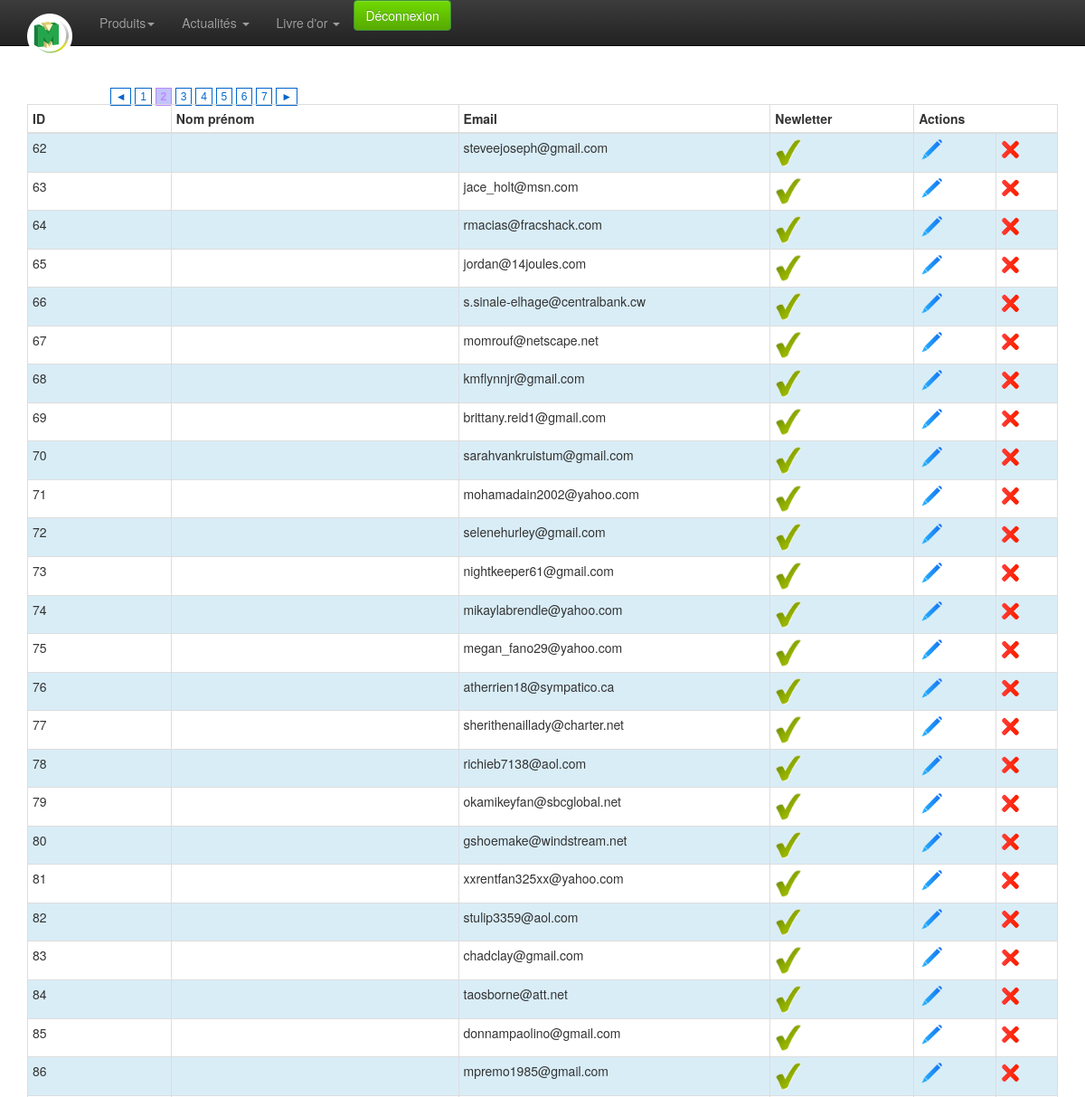
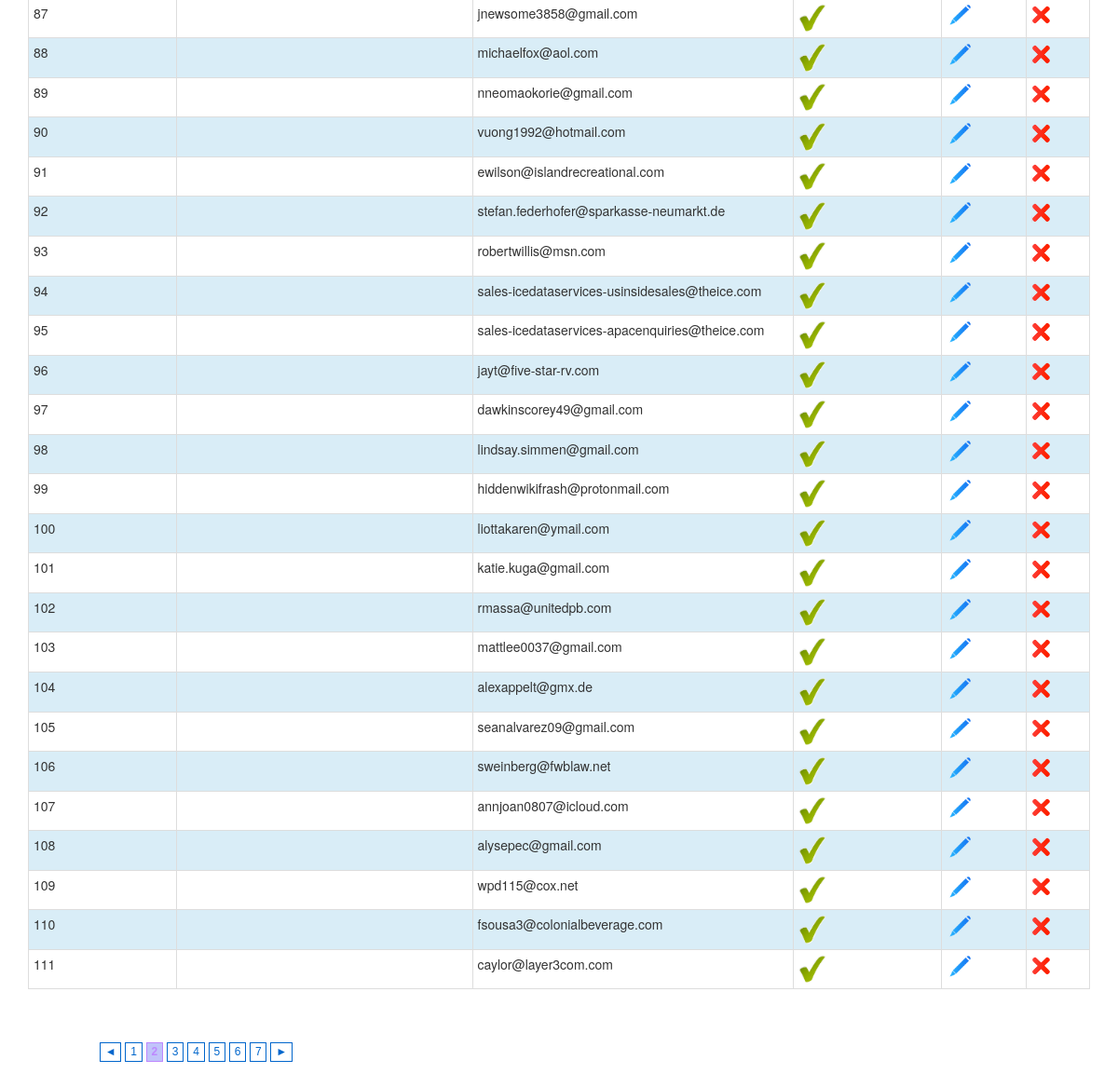
The app's page /admin/contact-list.php?p=2 (signed in), older data (2 pictures, top to bottom).
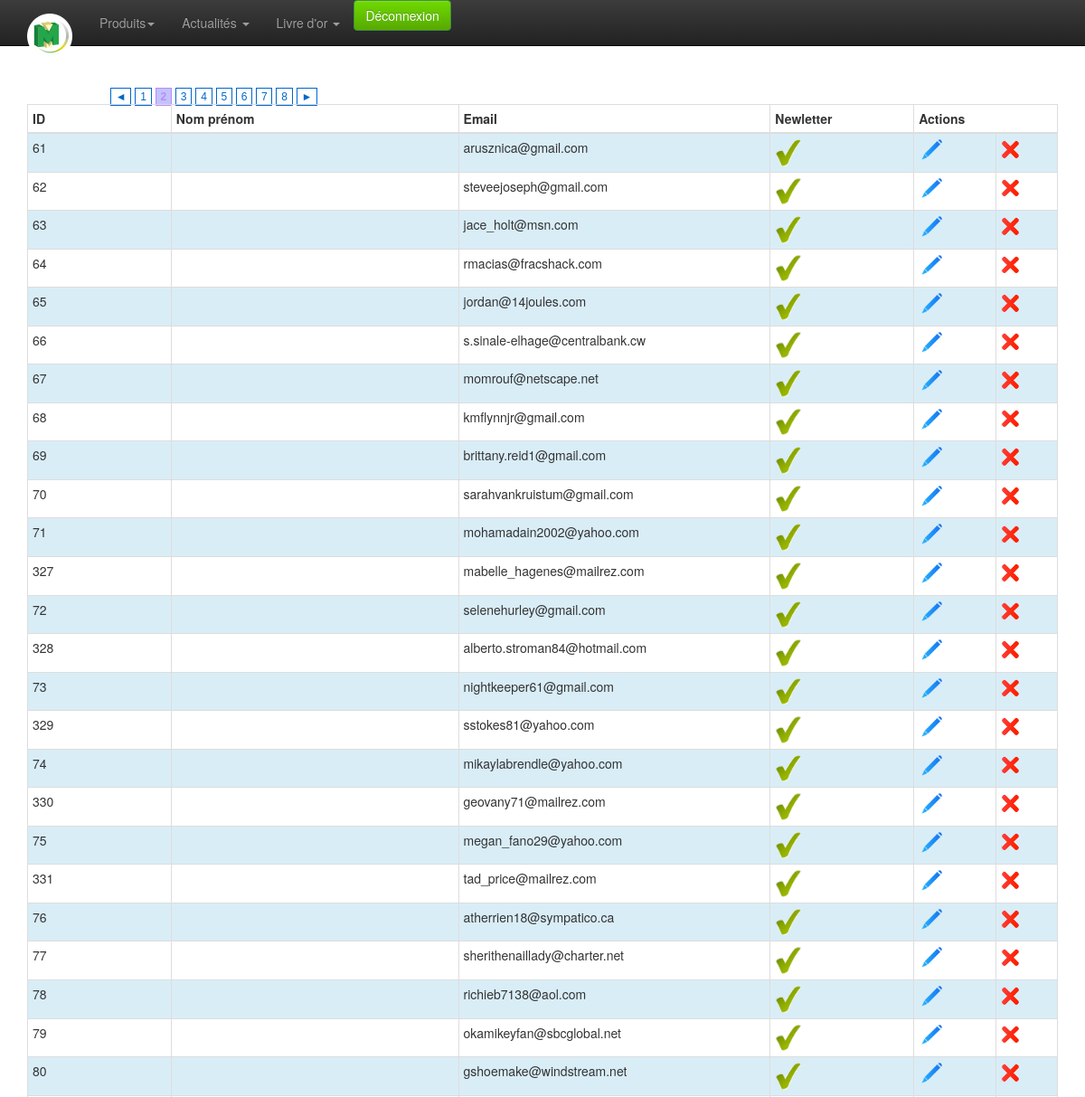
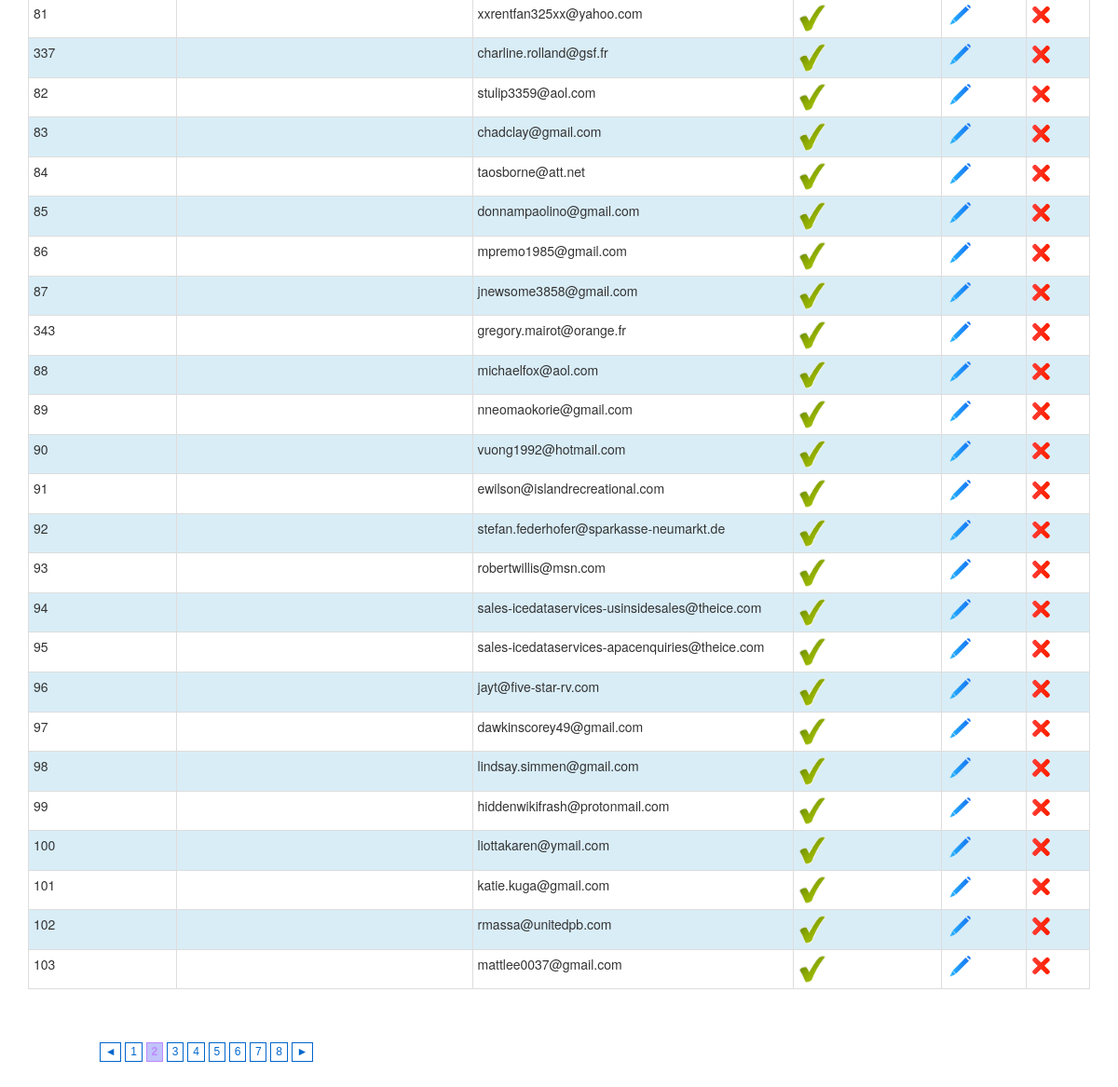
The same page, newer data (2 pictures, top to bottom).
### tables this page shows
CREATE TABLE `contact` (
  `id` int(10) unsigned NOT NULL AUTO_INCREMENT,
  `firstname` varchar(250) DEFAULT NULL,
  `name` varchar(250) DEFAULT NULL,
  `adresse` varchar(250) NOT NULL,
  `cp` varchar(10) NOT NULL,
  `ville` varchar(100) NOT NULL,
  `email` varchar(250) DEFAULT NULL,
  `tel` varchar(50) DEFAULT NULL,
  `message` text DEFAULT NULL,
  `newsletter` tinyint(4) NOT NULL DEFAULT 0,
  `fromgoldbook` tinyint(4) NOT NULL DEFAULT 0,
  `fromcontact` tinyint(4) NOT NULL DEFAULT 0,
  PRIMARY KEY (`id`)
);

### admin/classes/StorageManager.php (called while the page is built, shortened)
<?php
class StorageManager{
	protected function dbConnect() {
		try {
			$this->mysqli = new mysqli ( DBHOST, DBUSER, DBPASSWD, DBNAME ) ;
		} catch (Exception $e) {
			throw new Exception("Erreur Connexion DB ". $e->getMessage());
		}
	}
}
?>

### admin/classes/Contact.php (called while the page is built, shortened)
<?php
require_once("StorageManager.php");
class Contact extends StorageManager {
	public function contactGet( $id, $offset, $count ) {
		try {
			if (!isset($id)){
				if (isset($offset) && isset($count)) {
					$sql = "SELECT * FROM `contact` ORDER BY `name` ASC LIMIT ". $offset .",". $count .";" ;
				} else {
					$sql = "SELECT * FROM `contact` ORDER BY `name`;" ;
				}
			} else {
				$sql = "SELECT * FROM `contact` WHERE id=". $id;
			}
			$new_array = null;
			$result = mysqli_query($this->mysqli,$sql);
			while( $row = mysqli_fetch_assoc( $result)){
				$new_array[] = $row;
			}
			return $new_array;
		} catch (Exception $e) {
			throw new Exception("Erreur Mysql contactGet ". $e->getMessage());
			return "errrrrrrooooOOor";
		}
	}
	public function contactNumberGet(){
		try {
			$requete = "SELECT count(*) as nb FROM `contact`;" ;
			$new_array = null;
			$result = mysqli_query($this->mysqli,$requete);
			while( $row = mysqli_fetch_assoc( $result)){
				$new_array[] = $row;
			}
			return $new_array[0]['nb'];
		} catch (Exception $e) {
			throw new Exception("Erreur Mysql contactGet ". $e->getMessage());
			return "errrrrrrooooOOor";
		}
	}
}

### admin/contact-list.php (the view, shortened to what this page needs)
<?php include_once 'classes/pagination.php';?>
<?php
	require 'classes/Contact.php';
	$contact = new Contact();
	$total = $contact->contactNumberGet();
	$epp = 50;
	$nbPages = ceil($total/$epp);
	$current = 1;
	if (isset($_GET['p']) && is_numeric($_GET['p'])) {
		$page = intval($_GET['p']);
		if ($page >= 1 && $page <= $nbPages) {
			$current=$page;
		} else if ($page < 1) {
			$current=1;
		} else {
			$current = $nbPages;
		}
	}
	$start = ($current * $epp - $epp);
	$result = $contact->contactGet(null, $start, $epp);
?>
<!doctype html>
<html class="no-js" lang="en">
<head>
	<?php include_once 'inc-meta.php';?>
</head>
<body>
	<?php require_once 'inc-menu.php';?>
	<div class="container">
		<div class="row">
			<div class="col-xs-12 col-sm-12 col-md-12">
				<?php echo paginate('contact-list.php', '?p=', $nbPages, $current); ?>
			</div>
		</div>
		<div class="row">
			<div class="col-xs-12 col-sm-12 col-md-12">
				<table class="table table-hover table-bordered table-condensed table-striped" >
					<thead>
						<tr>
							<th class="col-md-1" style="">
								ID
							</th>
							<th class="col-md-2" style="">
								Nom prénom
							</th>
							<th class="col-md-2" style="">
								Email
							</th>
							<th class="col-md-1" style="">
								Newletter
							</th>
							<th class="col-md-1" colspan="2" style="">
								Actions
							</th>
						</tr>
					</thead>
					<tbody>
						<?php
						if (!empty($result)) {
							$i=0;
							foreach ($result as $value) {
							$i++;
							if($value['newsletter']=='1') {
								$online = 'check';
							} else {
								$online = 'vide';
							}
							?>
							<tr class="<?php if ($i%2!=0) echo 'info'?>">
								<td><?php echo $value['id']?></td>
								<td><?php echo $value['name'] ."  ". $value['firstname']?></td>
								<td><?php echo $value['email']?></td>
								<td><img src="img/<?php echo $online ?>.png" width="30" ></td>
								<td><a href="contact-edit.php?id=<?php echo $value['id'] ?>"><img src="img/modif.png" width="30" alt="Modifier" ></a></td>
								<td>
								<img src="img/del.png" width="20" alt="Supprimer" onclick="$('.supp<?php echo $value['id']?>').css('display', 'block');"> </td>
							</tr>
							<?php } ?>
						<?php } ?>
					</tbody>
				</table>
			</div>
			<?php echo paginate('contact-list.php', '?p=', $nbPages, $current); ?>
		</div>
	</div>
</body>
</html>

### admin/classes/pagination.php (shortened to what this page needs)
<?php
function paginate($url, $link, $total, $current, $adj=3) {
	$prev = $current - 1;
	$next = $current + 1;
	$pagination = '';
	if ($total > 1) {
		$pagination .= "<div class=\"pagination\">\n";
		if ($current == 2) {
			$pagination .= "<a href=\"{$url}\">◄</a>";
		} elseif ($current > 2) {
			$pagination .= "<a href=\"{$url}{$link}{$prev}\">◄</a>";
		} else {
			$pagination .= '<span class="inactive">◄</span>';
		}
		if ($total < 7 + ($adj * 2)) {
			$pagination .= ($current == 1) ? '<span class="active">1</span>' : "<a href=\"{$url}\">1</a>";
			for ($i=2; $i<=$total; $i++) {
				if ($i == $current) {
					$pagination .= "<span class=\"active\">{$i}</span>";
				} else {
					$pagination .= "<a href=\"{$url}{$link}{$i}\">{$i}</a>";
				}
			}
		}
		if ($current == $total)
			$pagination .= "<span class=\"inactive\">►</span>\n";
		else
			$pagination .= "<a href=\"{$url}{$link}{$next}\">►</a>\n";
		$pagination .= "</div>\n";
	}
	return ($pagination);
}

Row changes from the older to the newer data that the page shows:
no longer on this page (row unchanged): contact: id "104", email "alexappelt@gmx.de"
no longer on this page (row unchanged): contact: id "105", email "seanalvarez09@gmail.com"
no longer on this page (row unchanged): contact: id "106", email "sweinberg@fwblaw.net"
no longer on this page (row unchanged): contact: id "107", email "annjoan0807@icloud.com"
no longer on this page (row unchanged): contact: id "108", email "alysepec@gmail.com"
no longer on this page (row unchanged): contact: id "109", email "wpd115@cox.net"
no longer on this page (row unchanged): contact: id "110", email "fsousa3@colonialbeverage.com"
no longer on this page (row unchanged): contact: id "111", email "caylor@layer3com.com"
now on this page (row unchanged): contact: id "61", email "arusznica@gmail.com"
added contact: id "327", email "mabelle_hagenes@mailrez.com"
added contact: id "328", email "alberto.stroman84@hotmail.com"
added contact: id "329", email "sstokes81@yahoo.com"
added contact: id "330", email "geovany71@mailrez.com"
added contact: id "331", email "tad_price@mailrez.com"
added contact: id "337", email "charline.rolland@gsf.fr"
added contact: id "343", email "gregory.mairot@orange.fr"
Text that changed along with them:
list line gone: "2"
new list line: "8"
list line gone: "3"
new list line: "2"
new list line: "7"
